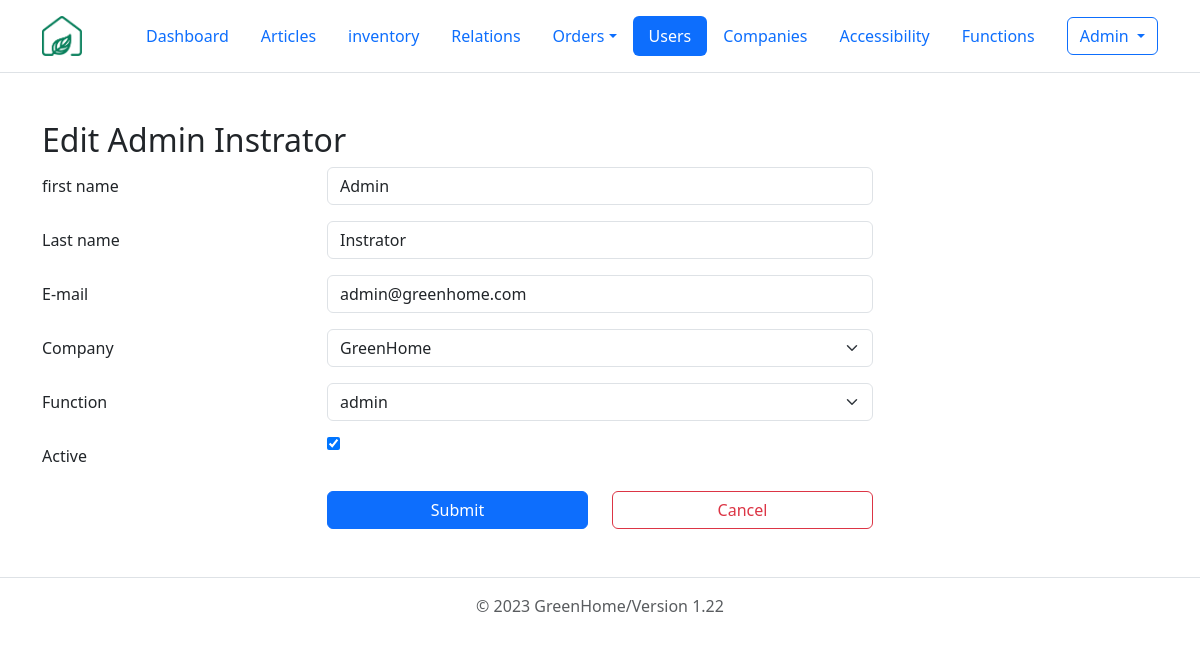
Page /php/users/GUI_userEdit.php?id=1 (signed in) on the committed database.
### tables this page shows
CREATE TABLE employees (
  id int(10) NOT NULL, 
  first_name char(255) NOT NULL, 
  last_name char(255) NOT NULL, 
  email_adress varchar(255) NOT NULL UNIQUE, 
  password varchar(255) NOT NULL, 
  company_id int(10) NOT NULL, 
  function_name varchar(10) NOT NULL, 
  is_active tinyint(1) DEFAULT 1 
);

### php/users/GUI_userEdit.php (the view, shortened to what this page needs)
<?php
require_once '../include/db_connect.php';
$first_name = "";
$last_name = "";
if($_SERVER['REQUEST_METHOD'] == 'GET'){
    $id = $_GET["id"];
    $sql =
    "SELECT employees.id AS 'employees.id', employees.first_name, employees.last_name, employees.email_adress, employees.function_name, companies.name, companies.id AS 'companies.id', is_active
    FROM employees
    JOIN companies
      ON employees.company_id  = companies.id
    WHERE employees.id = $id;";
    $result = $connection->query($sql);
    $row = $result->fetch_assoc();
    $first_name = $row["first_name"];;
    $last_name = $row["last_name"];
    $email = $row["email_adress"];
    $is_active = $row["is_active"];
};
?>
<html lang="en">
  <head>
    <link href="https://cdn.jsdelivr.net/npm/bootstrap@5.3.0-alpha1/dist/css/bootstrap.min.css" rel="stylesheet">
  </head>
  <header class="p-3 mb-3 border-bottom">
    <div class="container">
      <div class="d-flex flex-wrap align-items-center justify-content-center justify-content-lg-start">
        <a href="../../dashboard.php" class="d-flex align-items-center mb-2 mb-lg-0 text-dark text-decoration-none me-5">
          <img src="../../images/logo.png" alt="company logo" srcset="" width="40" height="40">
        </a>
        <ul class="nav col-12 col-lg-auto me-lg-auto mb-2 justify-content-center mb-md-0 nav-pills">
          <li class="nav-item"><a href="../../dashboard.php" class="nav-link">Dashboard</a></li>
          <li class="nav-item"><a href="../articles/GUI_articles.php" class="nav-link" >Articles</a></li>
          <li class="nav-item"><a href="../stock/GUI_stock.php" class="nav-link" >inventory</a></li>
          <li class="nav-item"><a href="../relations/GUI_relations.php" class="nav-link" aria-current="page" >Relations</a></li>
          <li class="nav-item dropdown">
            <a class="nav-link dropdown-toggle" data-bs-toggle="dropdown" href="#" role="button" aria-expanded="false">Orders</a>
          </li>
          <li class="nav-item"><a href="../users/GUI_users.php" class="nav-link active" aria-current="page">Users</a></li>
          <li class="nav-item "><a class="nav-link" href="../companies/GUI_companies.php">Companies</a></li>
          <li class="nav-item "><a class="nav-link" href="../accessibilities/GUI_accessibilities.php">Accessibility</a></li>
          <li class="nav-item "><a  href="../functions/GUI_functions.php" class="nav-link">Functions</a></li>
        </ul>
        <?php
          if(isset($_SESSION['user_id'])):?>
            <div class='dropdown text-end'>
              <button class="btn btn-outline-primary dropdown-toggle" type="button" data-bs-toggle="dropdown" aria-expanded="false">
              <?=$_SESSION['user_name']?>
              </button>
            </div>
          <?php else :?>
            <div class='nav-item ml-auto'>
            <a href='../users/GUI_login.php' class='btn btn-outline-primary'>Login</a>
            </div>
          <?php endif;?>
      </div>
    </div>
  </header>
  <body>
    <div class="container my-5">
      <h2>Edit <?php echo "$first_name " . "$last_name" ?></h2>
      <form method="POST" action="controller_user.php?action=edit">
        <div class="row mb-3">
          <label class="col-form-label col-sm-3">first name</label>
          <div class="col-sm-6">
            <input type="text" class="form-control" name="first_name" value="<?php echo $first_name; ?>" required>
          </div>
        </div>
        <div class="row mb-3">
          <label class="col-form-label col-sm-3">Last name</label>
          <div class="col-sm-6">
            <input type="text" class="form-control" name="last_name" value="<?php echo $last_name; ?>" required>
          </div>
        </div>
        <div class="row mb-3">
          <label class="col-form-label col-sm-3">E-mail</label>
          <div class="col-sm-6">
            <input type="email" class="form-control" name="email_adress" value="<?php echo $email; ?>" required>
          </div>
        </div>
        <div class="row mb-3">
          <label class="col-form-label col-sm-3">Company</label>
          <div class="col-sm-6">
            <select class="form-select" name="company_id" required>
              <?php
                $sql = "SELECT id, name FROM companies ORDER BY name";
                $result = mysqli_query($connection, $sql);
                if (mysqli_num_rows($result) > 0) {
                  while ($row = mysqli_fetch_assoc($result)) {
                    echo '<option value="' . $row['id'] . '">' . htmlspecialchars($row['name']) . '</option>';
                  }
                }
              ?>
            </select>
          </div>
        </div>
        <div class="row mb-3">
          <label class="col-form-label col-sm-3">Function</label>
          <div class="col-sm-6">
            <select class="form-select" name="function_name" required>
              <?php
                $sql = "SELECT name FROM functions ORDER BY name";
                $result = mysqli_query($connection, $sql);
                if (mysqli_num_rows($result) > 0) {
                  while ($row = mysqli_fetch_assoc($result)) {
                    echo '<option value="' . $row['name'] . '">' . htmlspecialchars($row['name']) . '</option>';
                  }
                }
              ?>
            </select>
          </div>
        </div>
        <div class="row mb-3">
          <label class="col-form-label col-sm-3">Active</label>
          <div class="col-sm-6">
            <input type="checkbox" name="is_active" value="1" <?php if($is_active == 1) echo "checked"; ?>>
          </div>
        </div>
        <div class="row mb-3">
          <div class="offset-sm-3 col-sm-3 d-grid">
            <button type="submit" class="btn btn-primary">Submit</button>
          </div>
          <div class="col-sm-3 d-grid">
            <a href="GUI_users.php" class="btn btn-outline-danger" role="button">Cancel</a>
          </div>
        </div>
      </form>
    </div>
  </body>
  <?php
  require_once '..\include\footer.php'?>
</html>

### rows in the picture
employees: first_name "Admin", last_name "Instrator", email_adress "admin@greenhome.com", is_active "☑"

### other values in the picture
$_SESSION['user_name'] "Admin"
form field company_id "GreenHome"
form field function_name "admin"
